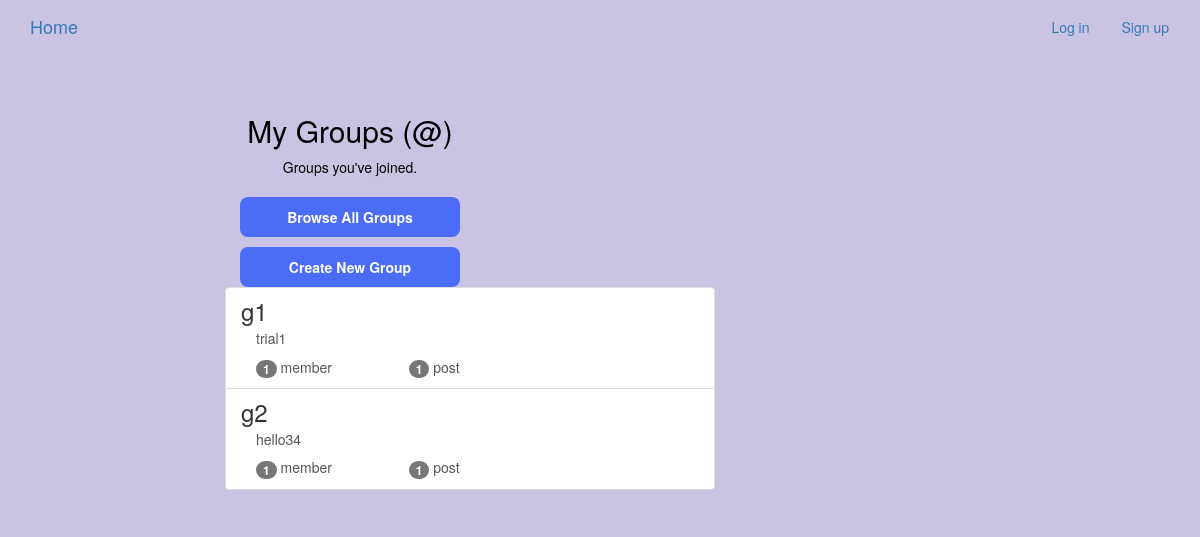
The page /groups/ on the database as committed earlier.
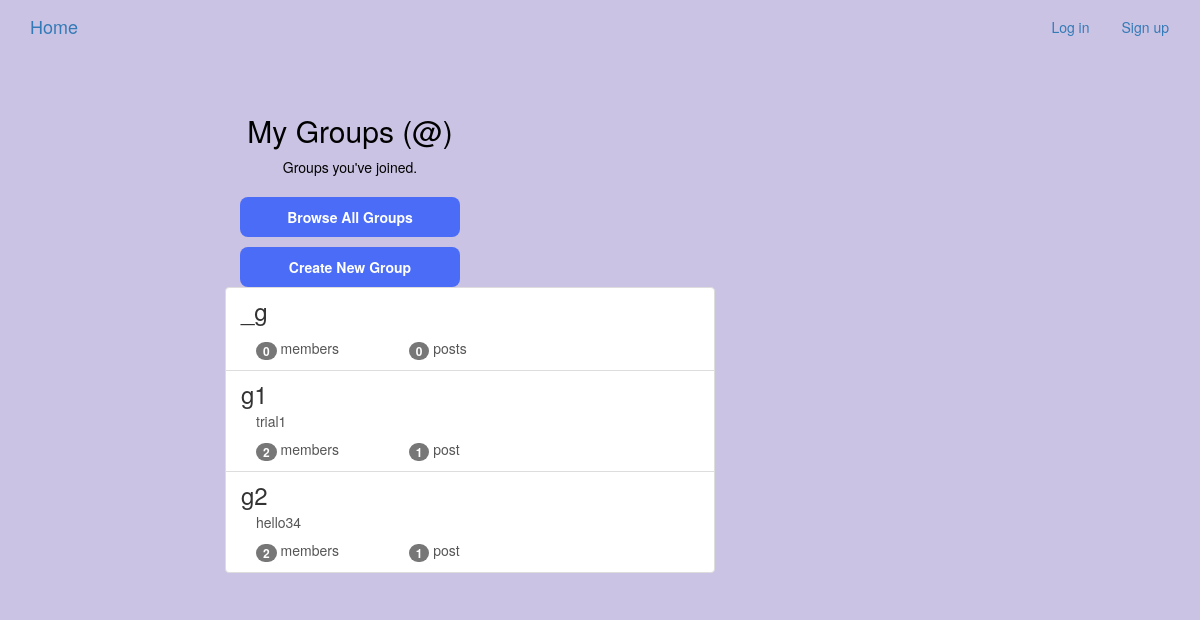
The same page on the database as committed later.
### groups/models.py (models this page shows, shortened)
class Group(models.Model):
    name = models.CharField(max_length=255, unique=True)
    slug = models.SlugField(allow_unicode=True, unique=True)
    description = models.TextField(blank=True, default='')
    description_html = models.TextField(editable=False, default='', blank=True)
    members = models.ManyToManyField(User,through="GroupMember")
    class Meta:
        ordering = ["name"]

### groups/views.py (the view)
# urls.py: path("", views.ListGroups.as_view(), name="all"),
class ListGroups(generic.ListView):
    model = Group

### groups/templates/groups/group_list.html (shortened to what this page needs)
{% extends "groups/group_base.html" %}
{% block pregroup %}
<div class="col-md-4">
	<div class="content">
		<h2>
			My Groups (@{{ user.username }})
		</h2>
		{% if object_list %}
			<p>Groups you've joined.</p>
		{% else %}
			<p>You have not joined any group yet.</p>
		{% endif %}
	</div>
	<div style="margin-top:20px; display:flex; flex-direction:column; gap:10px;">
		<a href="{% url 'home' %}" class="custom-btn" style="text-align:center;">
			Browse All Groups
		</a>
		<a href="{% url 'groups:create' %}" class="custom-btn" style="text-align:center;">
			Create New Group
		</a>
	</div>
</div>
{% endblock %}
{% block group_content %}
<div class="col-md-8">
	<div class="list-group">
		{% for group in object_list %}
			<a class="list-group-item"
			   href="{% url 'groups:single' slug=group.slug %}">
				<h3 class="title list-group-item-heading">
					{{ group.name }}
				</h3>
				<div class="list-group-item-text container-fluid">
					{{ group.description_html|safe }}
					<div class="row" style="margin-top:10px;">
						<div class="col-md-4">
							<span class="badge">
								{{ group.members.count }}
							</span>
							member{{ group.members.count|pluralize }}
						</div>
						<div class="col-md-4">
							<span class="badge">
								{{ group.posts.count }}
							</span>
							post{{ group.posts.count|pluralize }}
						</div>
					</div>
				</div>
			</a>
		{% endfor %}
	</div>
</div>
{% endblock %}

Rows that differ between the two databases and show on the page:
added Group: name "_g", members.count "0", posts.count "0"
computed for Group "trial1": members.count "1" → "2"
computed for Group "hello34": members.count "1" → "2"
